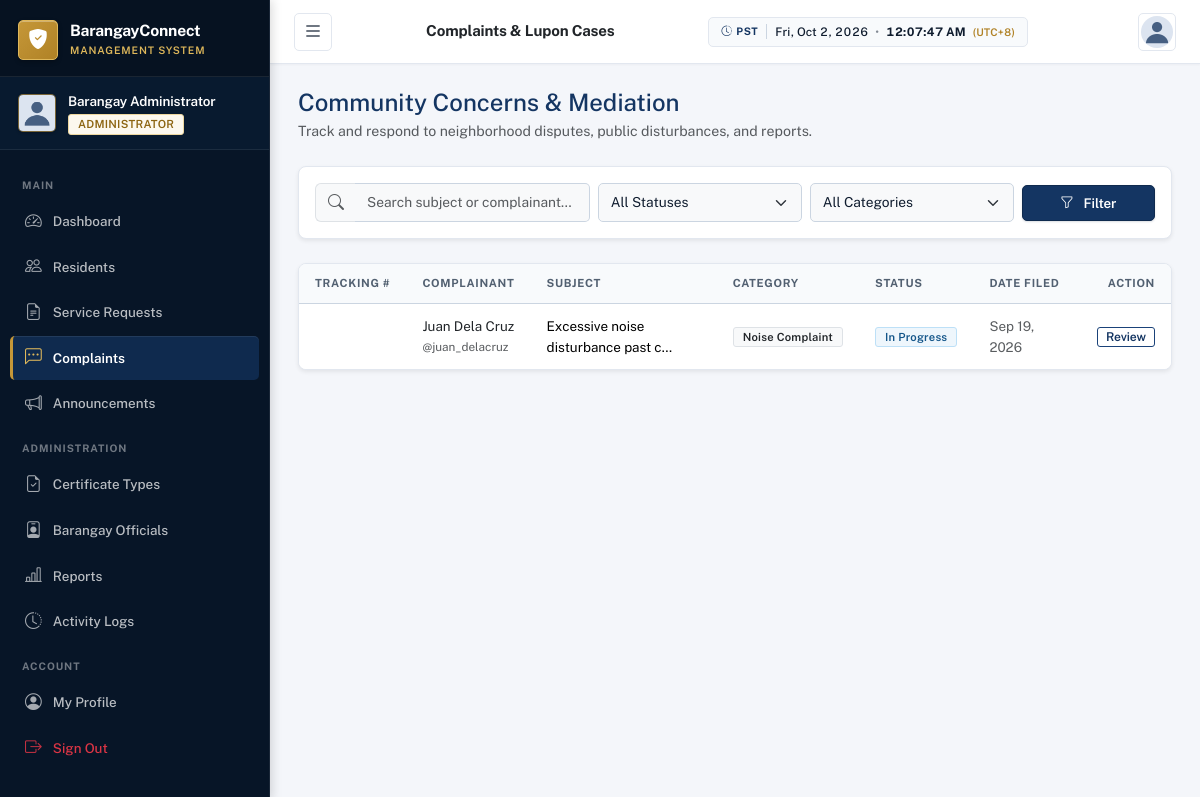
The app's page /complaints/admin/ (signed in) with its own data.
### accounts/models.py (models this page shows, shortened)
class CustomUser(AbstractUser):
    ROLE_CHOICES = [
        ('admin', 'Administrator'),
        ('resident', 'Resident'),
    ]
    GENDER_CHOICES = [
        ('male', 'Male'),
        ('female', 'Female'),
        ('other', 'Other'),
    ]
    CIVIL_STATUS_CHOICES = [
        ('single', 'Single'),
        ('married', 'Married'),
        ('widowed', 'Widowed'),
        ('separated', 'Separated'),
        ('divorced', 'Divorced'),
    ]
    ACCOUNT_STATUS_CHOICES = [
        ('pending', 'Pending'),
        ('active', 'Active'),
        ('inactive', 'Inactive'),
        ('rejected', 'Rejected'),
    ]
    role = models.CharField(max_length=10, choices=ROLE_CHOICES, default='resident')
    account_status = models.CharField(max_length=10, choices=ACCOUNT_STATUS_CHOICES, default='pending')
    profile_picture = models.ImageField(upload_to='profile_pictures/', null=True, blank=True)
    phone = models.CharField(max_length=20, blank=True)
    date_of_birth = models.DateField(null=True, blank=True)
    gender = models.CharField(max_length=10, choices=GENDER_CHOICES, blank=True)
    civil_status = models.CharField(max_length=15, choices=CIVIL_STATUS_CHOICES, blank=True)
    address = models.TextField(blank=True)
    barangay = models.CharField(max_length=100, blank=True, default='Barangay San Jose')
    valid_id = models.FileField(upload_to='valid_ids/', null=True, blank=True)
    created_at = models.DateTimeField(auto_now_add=True)
    updated_at = models.DateTimeField(auto_now=True)
    def is_admin(self):
        return self.role == 'admin'
    @property
    def profile_picture_url(self):
        if self.profile_picture:
            return self.profile_picture.url
        return '/static/images/default_avatar.png'

### complaints/models.py (models this page shows, shortened)
class Complaint(models.Model):
    CATEGORY_CHOICES = [
        ('noise', 'Noise Complaint'),
        ('garbage', 'Garbage / Sanitation'),
        ('road', 'Road / Infrastructure'),
        ('neighbor', 'Neighbor Dispute'),
        ('safety', 'Public Safety'),
        ('flooding', 'Flooding / Drainage'),
        ('illegal', 'Illegal Activities'),
        ('other', 'Other'),
    ]
    STATUS_CHOICES = [
        ('submitted', 'Submitted'),
        ('under_review', 'Under Review'),
        ('in_progress', 'In Progress'),
        ('resolved', 'Resolved'),
        ('closed', 'Closed'),
        ('rejected', 'Rejected'),
    ]
    CONTACT_CHOICES = [
        ('phone', 'Phone Call'),
        ('email', 'Email'),
        ('personal', 'Personal Visit'),
        ('none', 'No Preference'),
    ]
    resident = models.ForeignKey(settings.AUTH_USER_MODEL, on_delete=models.CASCADE, related_name='complaints')
    subject = models.CharField(max_length=255)
    description = models.TextField()
    category = models.CharField(max_length=20, choices=CATEGORY_CHOICES)
    location = models.CharField(max_length=255, blank=True)
    incident_date = models.DateField(null=True, blank=True)
    supporting_document = models.FileField(upload_to='complaint_docs/', null=True, blank=True)
    contact_preference = models.CharField(max_length=10, choices=CONTACT_CHOICES, default='none')
    status = models.CharField(max_length=15, choices=STATUS_CHOICES, default='submitted')
    admin_response = models.TextField(blank=True, help_text='Admin response to complainant')
    resolution = models.TextField(blank=True, help_text='Resolution details')
    resolved_by = models.ForeignKey(
        settings.AUTH_USER_MODEL, on_delete=models.SET_NULL, null=True, blank=True, related_name='resolved_complaints'
    )
    created_at = models.DateTimeField(auto_now_add=True)
    updated_at = models.DateTimeField(auto_now=True)
    class Meta:
        ordering = ['-created_at']

### complaints/views.py (the view)
# urls.py: path('admin/', views.admin_complaint_list, name='admin_list'),
@admin_required
def admin_complaint_list(request):
    complaints = Complaint.objects.select_related('resident').order_by('-created_at')
    search_q = request.GET.get('q', '')
    status_filter = request.GET.get('status', '')
    category_filter = request.GET.get('category', '')
    if search_q:
        complaints = complaints.filter(
            Q(subject__icontains=search_q) |
            Q(resident__first_name__icontains=search_q) |
            Q(resident__last_name__icontains=search_q)
        )
    if status_filter:
        complaints = complaints.filter(status=status_filter)
    if category_filter:
        complaints = complaints.filter(category=category_filter)
    paginator = Paginator(complaints, 15)
    page_obj = paginator.get_page(request.GET.get('page'))
    return render(request, 'complaints/admin/list.html', {
        'page_obj': page_obj,
        'search_q': search_q,
        'status_filter': status_filter,
        'category_filter': category_filter,
        'status_choices': Complaint.STATUS_CHOICES,
        'category_choices': Complaint.CATEGORY_CHOICES,
    })

### accounts/views.py (called while the page is built)
def admin_required(view_func):
    from functools import wraps
    @wraps(view_func)
    def wrapper(request, *args, **kwargs):
        if not request.user.is_authenticated:
            return redirect('accounts:login')
        if not request.user.is_admin():
            return render(request, 'errors/403.html', status=403)
        return view_func(request, *args, **kwargs)
    return wrapper

### notifications/context_processors.py (called while the page is built)
def notifications_processor(request):
    if request.user.is_authenticated:
        unread_count = Notification.objects.filter(recipient=request.user, is_read=False).count()
        recent_notifications = Notification.objects.filter(recipient=request.user).order_by('-created_at')[:5]
        return {
            'unread_notifications_count': unread_count,
            'recent_notifications': recent_notifications,
        }
    return {'unread_notifications_count': 0, 'recent_notifications': []}

### templates/complaints/admin/list.html (shortened to what this page needs)
<!DOCTYPE html>
<html lang="en">
<head>
    {% load static %}
    <link href="https://cdn.jsdelivr.net/npm/bootstrap@5.3.2/dist/css/bootstrap.min.css" rel="stylesheet">
    <link href="https://cdn.jsdelivr.net/npm/bootstrap-icons@1.11.3/font/bootstrap-icons.min.css" rel="stylesheet">
    <link href="{% static 'css/style.css' %}" rel="stylesheet">
</head>
<body>
    <div class="toast-container position-fixed top-0 end-0 p-3" style="z-index: 1100;">
    </div>
    <nav id="sidebar" class="sidebar">
        <div class="sidebar-header">
            <div class="brand-logo">
                <div class="logo-icon"><i class="bi bi-shield-fill-check"></i></div>
                <div class="brand-text">
                    <span class="brand-name">BarangayConnect</span>
                    <span class="brand-sub">Management System</span>
                </div>
            </div>
        </div>
        <div class="sidebar-user">
            <img src="{{ user.profile_picture_url }}" alt="Profile" class="sidebar-avatar">
            <div class="sidebar-user-info">
                <span class="sidebar-user-name">{{ user.get_full_name|default:user.username }}</span>
                <span class="sidebar-user-role badge badge-admin">Administrator</span>
            </div>
        </div>
        <div class="sidebar-nav">
            <div class="nav-section-label">Main</div>
            <a href="{% url 'dashboard:admin_dashboard' %}" class="nav-link"><i class="bi bi-speedometer2"></i><span>Dashboard</span></a>
            <a href="{% url 'accounts:admin_residents_list' %}" class="nav-link"><i class="bi bi-people"></i><span>Residents</span></a>
            <a href="{% url 'certificates:admin_request_list' %}" class="nav-link"><i class="bi bi-file-earmark-text"></i><span>Service Requests</span></a>
            <a href="{% url 'complaints:admin_complaint_list' %}" class="nav-link active"><i class="bi bi-chat-left-dots"></i><span>Complaints</span></a>
            <a href="{% url 'announcements:admin_list' %}" class="nav-link"><i class="bi bi-megaphone"></i><span>Announcements</span></a>
            <div class="nav-section-label">Administration</div>
            <a href="{% url 'certificates:admin_type_list' %}" class="nav-link"><i class="bi bi-file-earmark-check"></i><span>Certificate Types</span></a>
            <a href="{% url 'accounts:admin_officials_list' %}" class="nav-link"><i class="bi bi-person-badge"></i><span>Barangay Officials</span></a>
            <a href="{% url 'reports:dashboard' %}" class="nav-link"><i class="bi bi-bar-chart-line"></i><span>Reports</span></a>
            <a href="{% url 'audit:log_list' %}" class="nav-link"><i class="bi bi-clock-history"></i><span>Activity Logs</span></a>
            <div class="nav-section-label">Account</div>
            <a href="{% url 'accounts:profile' %}" class="nav-link"><i class="bi bi-person-circle"></i><span>My Profile</span></a>
            <a href="{% url 'accounts:logout' %}" class="nav-link text-danger"><i class="bi bi-box-arrow-right"></i><span>Sign Out</span></a>
        </div>
    </nav>
    <header class="topbar">
        <button class="btn btn-icon sidebar-toggle" id="sidebarToggle"><i class="bi bi-list fs-5"></i></button>
        <div class="topbar-title"><h6 class="mb-0 fw-600 text-dark">Complaints & Lupon Cases</h6></div>
        <div class="topbar-actions">
            <div class="dropdown">
                <button class="btn btn-icon" data-bs-toggle="dropdown"><img src="{{ user.profile_picture_url }}" class="rounded-circle" style="width: 32px; height: 32px; object-fit: cover;"></button>
            </div>
        </div>
    </header>
    <main class="main-content">
        <div class="d-flex justify-content-between align-items-center mb-4">
            <div>
                <h4 class="fw-700 mb-1" style="color: var(--primary);">Community Concerns & Mediation</h4>
                <p class="text-muted fs-sm mb-0">Track and respond to neighborhood disputes, public disturbances, and reports.</p>
            </div>
        </div>
        <div class="card border-0 shadow-sm rounded-3 p-3 mb-4">
            <form method="get" class="row g-2 align-items-center">
                <div class="col-md-4">
                    <div class="input-group">
                        <span class="input-group-text bg-light border-end-0"><i class="bi bi-search text-muted"></i></span>
                        <input type="text" name="q" value="{{ search_q }}" class="form-control border-start-0 bg-light" placeholder="Search subject or complainant...">
                    </div>
                </div>
                <div class="col-md-3">
                    <select name="status" class="form-select bg-light">
                        <option value="">All Statuses</option>
                    </select>
                </div>
                <div class="col-md-3">
                    <select name="category" class="form-select bg-light">
                        <option value="">All Categories</option>
                    </select>
                </div>
                <div class="col-md-2 d-flex gap-2">
                    <button type="submit" class="btn btn-primary w-100"><i class="bi bi-funnel me-1"></i>Filter</button>
                </div>
            </form>
        </div>
        <div class="card border-0 shadow-sm rounded-3 overflow-hidden">
            <div class="table-responsive">
                <table class="table table-hover align-middle mb-0">
                    <thead class="table-light fs-xs text-muted text-uppercase">
                        <tr>
                            <th>Tracking #</th>
                            <th>Complainant</th>
                            <th>Subject</th>
                            <th>Category</th>
                            <th>Status</th>
                            <th>Date Filed</th>
                            <th class="text-end">Action</th>
                        </tr>
                    </thead>
                    <tbody class="fs-sm">
                        {% for c in page_obj %}
                        <tr>
                            <td class="fw-600 text-primary">{{ c.tracking_number }}</td>
                            <td>
                                <div class="fw-600 text-dark">{{ c.resident.get_full_name|default:c.resident.username }}</div>
                                <small class="text-muted fs-xs">@{{ c.resident.username }}</small>
                            </td>
                            <td class="fw-500">{{ c.subject|truncatechars:35 }}</td>
                            <td>
                                <span class="badge bg-light text-dark border fs-xs">{{ c.get_category_display }}</span>
                            </td>
                            <td>
                                <span class="badge bg-{% if c.status == 'submitted' %}warning text-dark{% elif c.status == 'in_progress' %}info text-dark{% elif c.status == 'resolved' %}success{% else %}secondary{% endif %}">
                                    {{ c.get_status_display }}
                                </span>
                            </td>
                            <td class="text-muted fs-xs">{{ c.created_at|date:"M d, Y" }}</td>
                            <td class="text-end">
                                <a href="{% url 'complaints:admin_complaint_detail' c.pk %}" class="btn btn-sm btn-outline-primary py-0 px-2 fs-xs">
                                    Review
                                </a>
                            </td>
                        </tr>
                        {% empty %}
                        <tr>
                            <td colspan="7" class="text-center py-5 text-muted">No complaints found matching criteria.</td>
                        </tr>
                        {% endfor %}
                    </tbody>
                </table>
            </div>
        </div>
    </main>
</body>
</html>

### records on screen
CustomUser: get_full_name "Barangay Administrator"
Complaint: resident.get_full_name "Juan Dela Cruz", resident.username "juan_delacruz", subject "Excessive noise disturbance past c…", category "Noise Complaint", status "In Progress", created_at "Sep 19, 2026"
